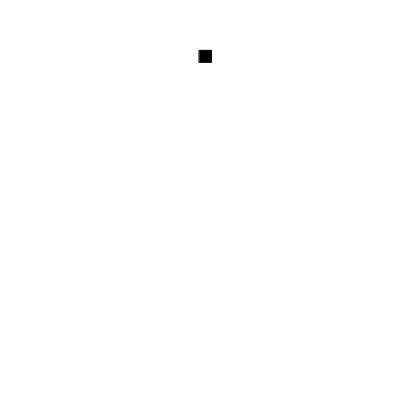
Frame 1 (no input)
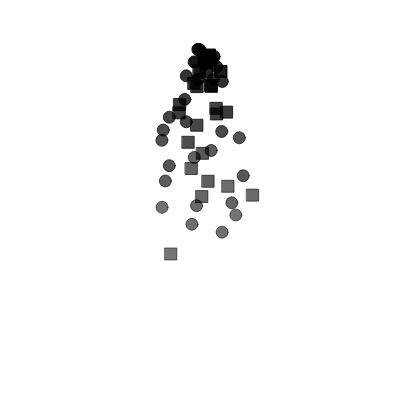
Frame 60 (no input)
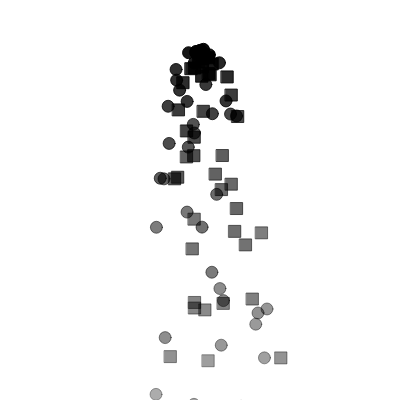
Frame 120 (the mouse pressed at the canvas centre since frame 60)

The p5.js sketch that drew these frames (run headless with seeded random() and noise() and a simulated clock; from frame 60 on, the mouse is pressed at the canvas centre):

// p5.js sketch
// ── sketch.js
// single particle system with inheritance of square particles!
let particles = []; // array of particles

function setup() {
	createCanvas(400, 400);
}

function draw() {

	let r = random(1);

	if (r < 0.5) {
		particles.push(new Particle(width/2, 50)); // add new Particle to particles[]
	}

	else {
		particles.push(new SqParticle(width/2, 50));
	}

	background(255);

	for (let p = particles.length - 1; p >= 0; p--) {
		particles[p].move();
		particles[p].draw();
	  if (particles[p].isDead()) { // if particle alpha goes to 0
		  particles.splice(p, 1);
	  }
  }
}


class Particle {
	constructor(x, y) { // hardcoded above as (width/2, 50)
		this.loc = createVector(x, y);
		this.vel = createVector(random(-1, 1), random(-0.5, 0.5));
		this.acc = createVector(0, 0.1);
		this.lifespan = 255; // alpha; will decrement in draw()
	}

	isDead() {
		if (this.lifespan <= 0) {
			return true;
		}
		else {
			return false;
		}
	}

	move() {
		this.vel.add(this.acc);
		this.loc.add(this.vel);
	}

	draw() {
		stroke(0, this.lifespan);
		fill(0, this.lifespan);
		ellipse(this.loc.x, this.loc.y, 12, 12);
		this.lifespan -= 2;
	}
}

class SqParticle extends Particle { // inheritance!
	constructor(x, y) {
		super(x, y);
	}

	draw() {
		stroke(0, this.lifespan);
		fill(0, this.lifespan);
		rect(this.loc.x, this.loc.y, 12, 12);
		this.lifespan -= 2;
	}
}
